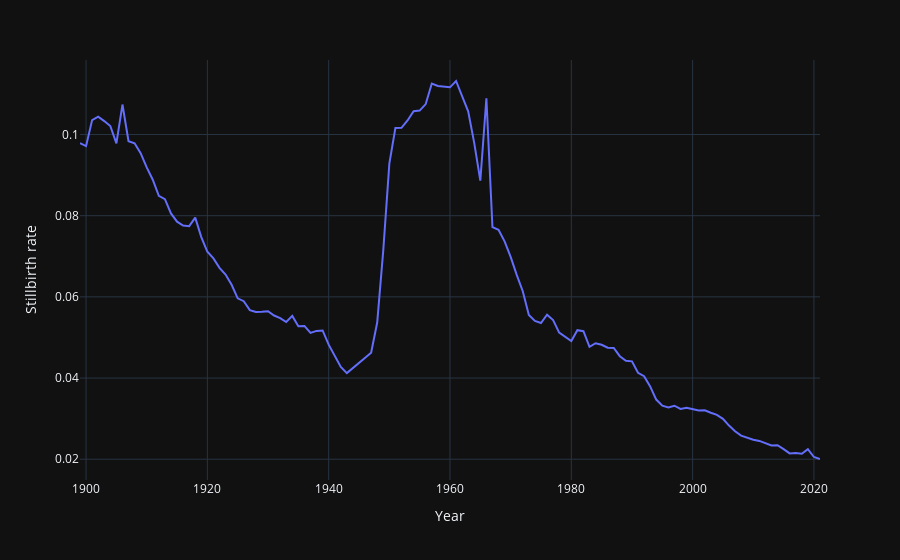

The cell this chart's notebook holds for it:
### Code cell
rate = pandas.DataFrame(stillbirths['Value'].reset_index(drop=True).div(births['Value'], axis=0))
rate['Year'] = births['Year']
fig = px.line(rate, x='Year', y='Value', labels={'Value': 'Stillbirth rate'}, render_mode='svg')
fig.show()
